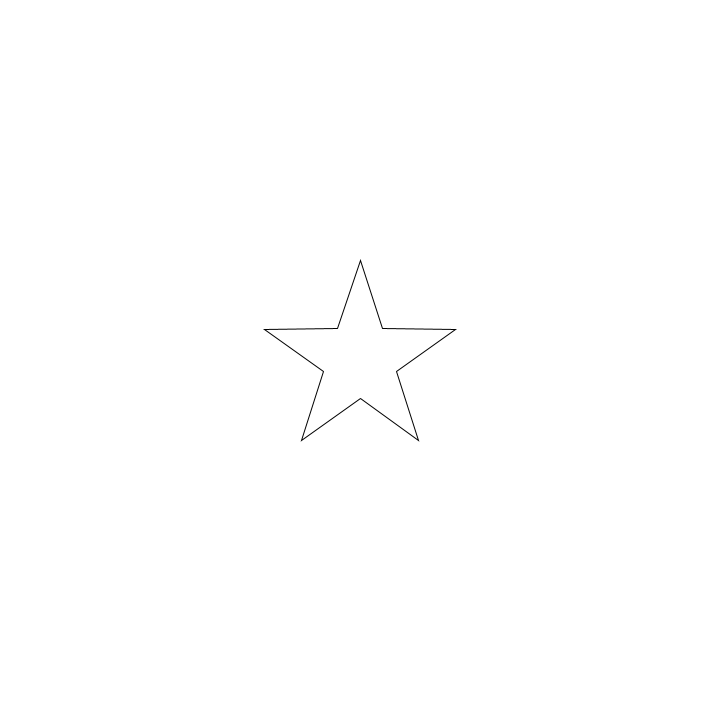
Frame 1 (no input)
Frame 60 (the mouse pressed at the canvas centre just before this capture): identical to frame 1, image omitted
Frame 120 (the mouse held since frame 60 and released just before this capture): identical to frame 1, image omitted

The Processing sketch that drew this single still picture (run headless with seeded random() and noise(); from frame 60 on, the mouse is pressed at the canvas centre):

// Processing sketch: dancingStar2
// ── dancingStar2.pde
DancingStar dstar;

void setup() {
  size(720, 720);
  
  dstar = new DancingStar();
  
}

void draw() {
  background(255);
 dstar.draw();
 //drawCircle1();
 //drawCircle2();
}


void drawCircle1() {
  float r = 100;
  float x0 = 0.5 * width;
  float y0 = 0.5 * height;
  float tDelta = 0.4*PI;
  float tOffset = 1.6*PI - 1.5*PI;
 for (int i = 0; i < 3; i++) {
   float x = x0 + r * cos(i*tDelta - tOffset);
   float y = y0 + r * sin(i*tDelta - tOffset);
   point(x, y);
 }
}
void drawCircle2() {
  float r = 70;
  float x0 = 0.5 * width;
  float y0 = 0.5 * height;
  float tDelta = 0.4*PI;
  float tOffset = 0.1*PI;
 for (int i = 0; i < 3; i++) {
   float x = x0 + r * cos(i*tDelta - tOffset);
   float y = y0 + r * sin(i*tDelta - tOffset);
   point(x, y);
 }
}

void drawEllipse(float a, float b) {
  float r = 100;
  float x0 = 0.5 * width;
  float y0 = 0.5 * height;
  float tDelta = 0.1*PI;
  float tOffset = 0.1*PI;
 for (int i = 0; i < 5; i++) {
   float x = x0 + a * cos(i*tDelta );
   float y = y0 +b * sin(i*tDelta );
   point(x, y);
 }
}

// ── DanStar.pde
class DancingStar {
 float cX, cY, rad1, rad2, eA, eB;
 float cYoff, cYinc, cXoff, cXinc;
 float tDelta, tOffset, thetaInc;
 PImage img;
 
  DancingStar() {
    cX = 0.5 * width;
    cY = 0.5 * height;
    rad1 = 100.0;
    rad2 = 0.385 * rad1;
    //eA = rad1 * ( 3.0 + random(1));
    //eB = rad1 * ( 2.0 + random(1));
    
    cYoff = cXoff = tOffset = 00;
    tDelta = 0.2 * TWO_PI;
    cXinc = 0.05;
    cYinc = 0.1;
    thetaInc = 0.1;
  }
  
  void draw() {
    PShape dstar = createShape();
    stroke(0,0,0);    
    dstar.beginShape();
  float tDelta = 0.4*PI;
  float tOffset = 0.1*PI;
  float tOffset2 = 0.1*PI - 0.5 * tDelta;
    for (int i = 0; i < 5; i++) {
      
      dstar.vertex(cX + rad1 * cos(i*tDelta - tOffset), cY + rad1 * sin(i*tDelta - tOffset));
      dstar.vertex(cX + rad2 * cos(i*tDelta - tOffset2 ), cY + rad2 * sin(i*tDelta - tOffset2));
    }
    dstar.endShape(CLOSE);    
    shape(dstar, 0, 0);
  }
}
